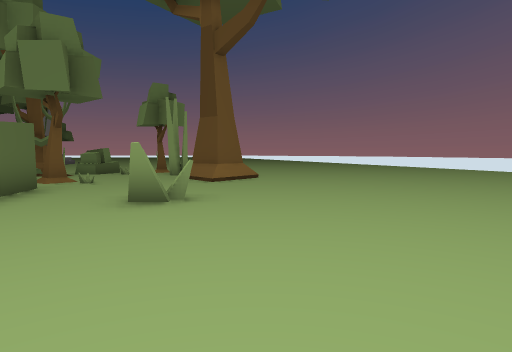
View 1 (above)

24 first-person views from a walk through a Unity game level. The camera is 1.5 m above the floor, tilts 4° down and sees 75° across. The floor is counted in squares, 2 m on a side. Each view is taken from the middle of a square. On the plan, view 1 faces up. The plan holds only what a view shows up to about 11 squares ahead; the rest is blank. The place goes on beyond the plan.

View 2
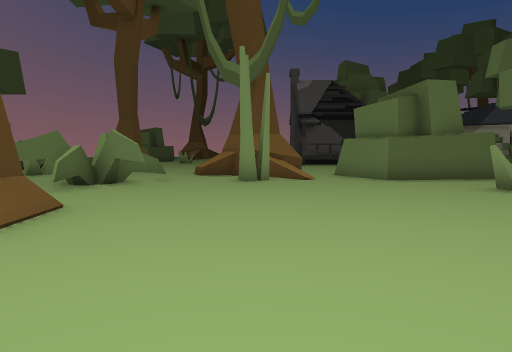

View 3
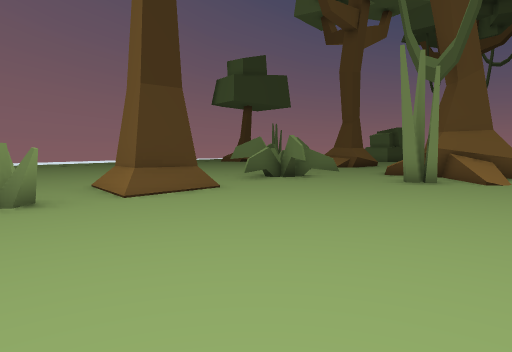

View 4
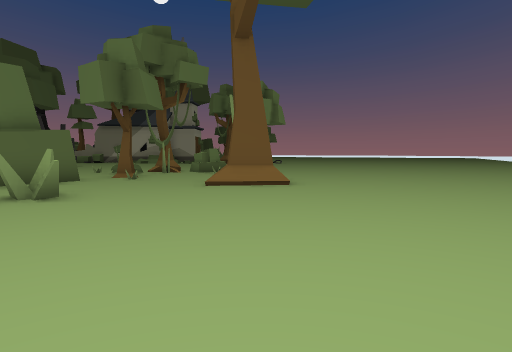

View 5
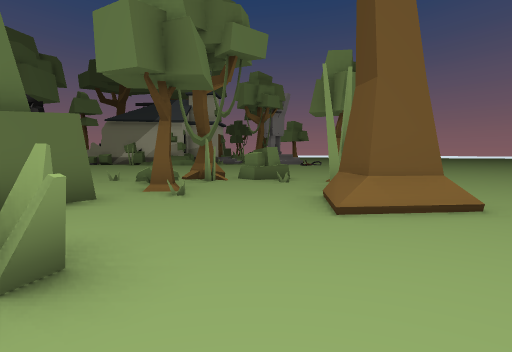

View 6
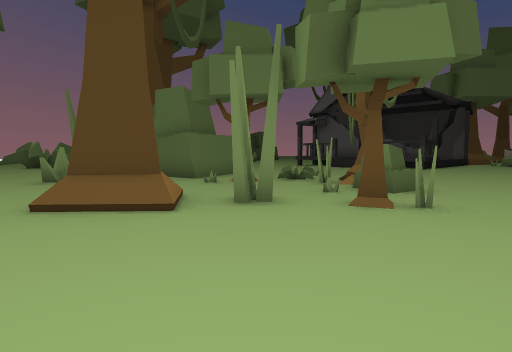

View 7
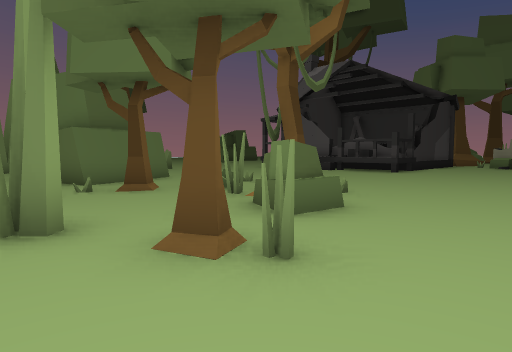

View 8
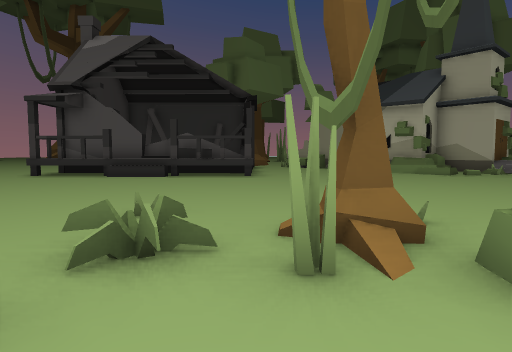

View 9
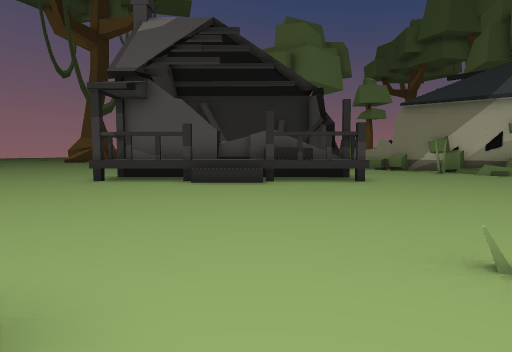

View 10
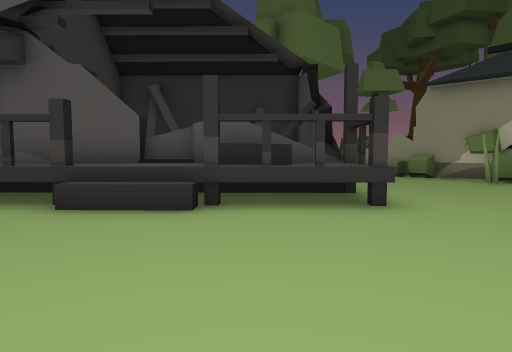

View 11
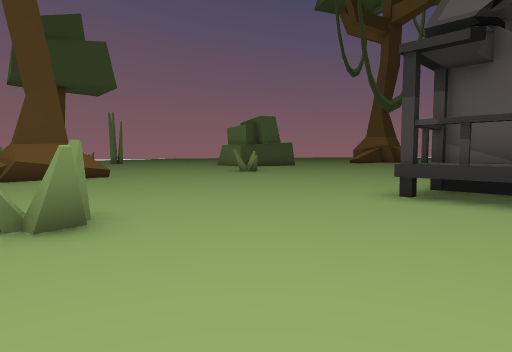

View 12
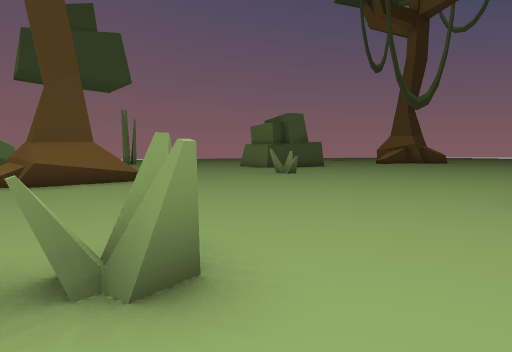

View 13
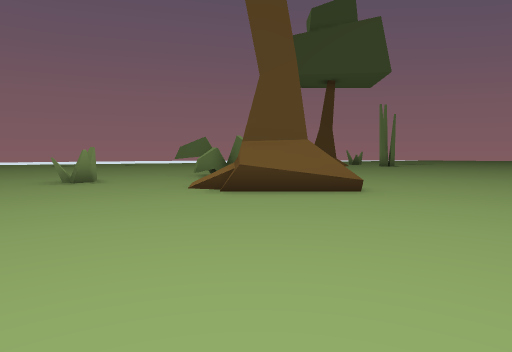

View 14
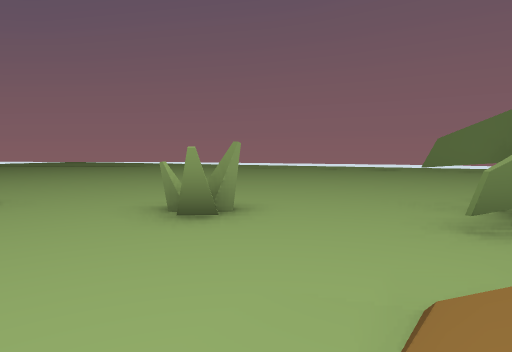

View 15
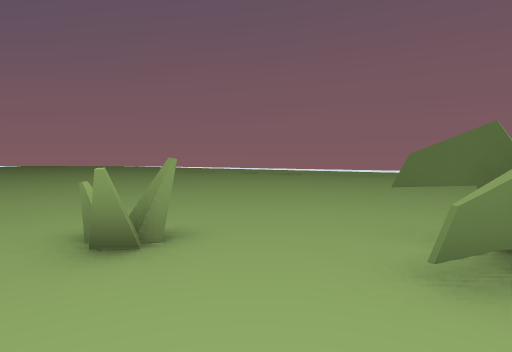

View 16
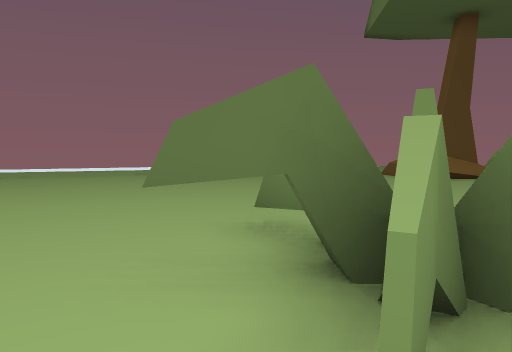

View 17
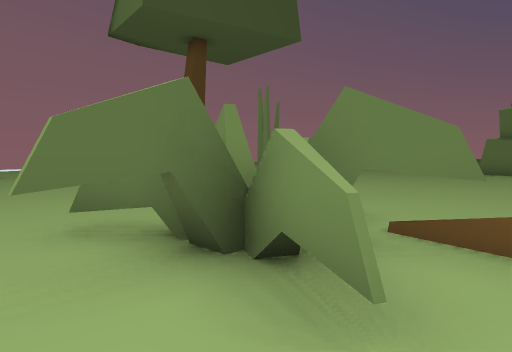

View 18
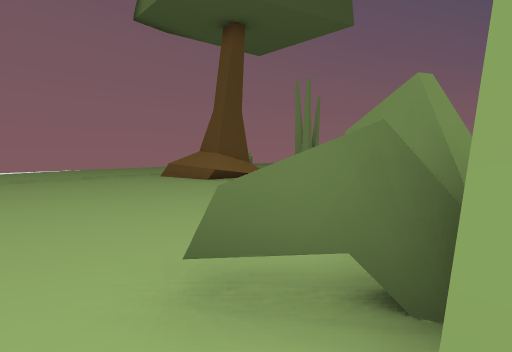

View 19
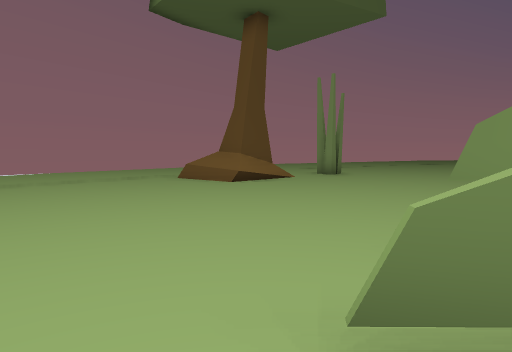

View 20
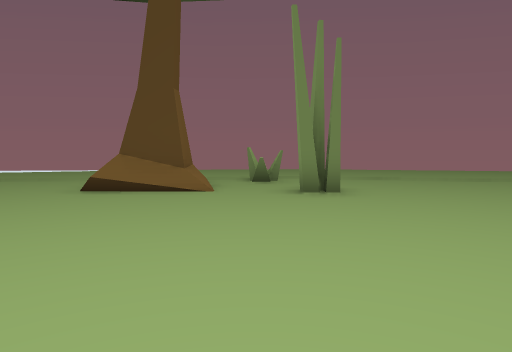

View 21
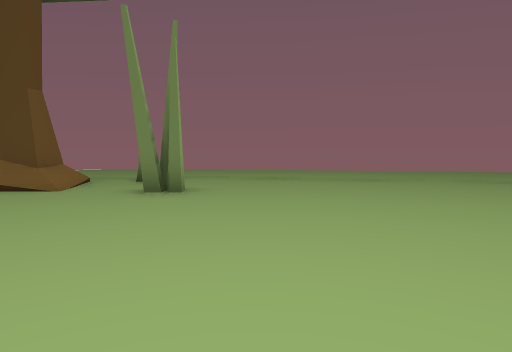

View 22
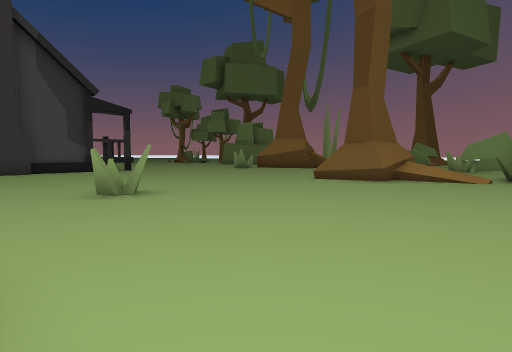

View 23
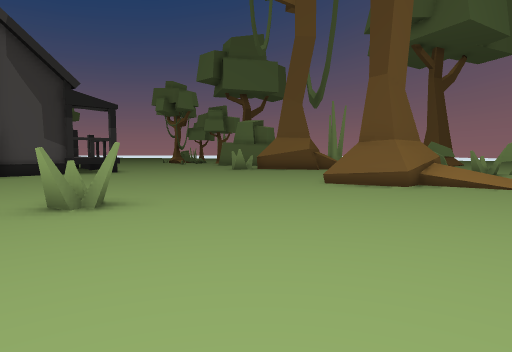

View 24
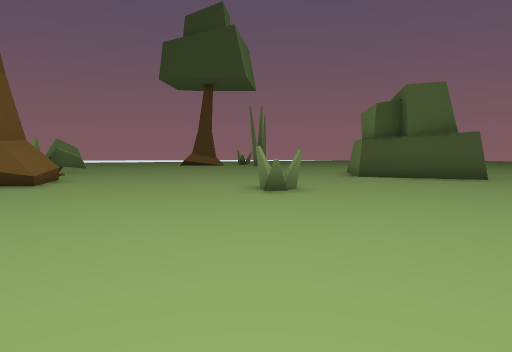

### Floor plan
Key: @ floor where view 1 was taken; # wall or solid block; x gap in a wall; . floor; / step, stairs or slope; = window, fence, low wall or low ledge; H house.
Columns run from 25 left of view 1 to 5 right of it. Each row starts with its distance up from view 1.
 15           ......   ..........
 14      ###......................
 13     ##...............#........
 12     #..............#..........
 11        ...........#...#./......
 10      HHHHHH........#.../#=.....
  9     HHHHHHH.......=.....#......
  8     HH   HH....................
  7     HHH HHH.........x..........
  6     HHH HHH.......###..........
  5     HHH HHH.......  ##.#.......
  4     HHHHHHH......   ##.........
  3       ###HH......  ##..........
  2       ...........  ............
  1     ...........####//..........
  0     ............. ##.#...@.....
 -1     .............  #...........
 -2     .............. ...........
 -3    ............... ..##...##.#
 -4   ...................###.. #..
 -5  ....................##..  ..
 -6  ...........###/.......... ..
 -7 .............##/..##.........
 -8 .###..........#...#..........
 -9    #..........#.#...........
-10    #..........###..........
-11     .........  ##.........
-12     .......  .#..........
-13    .....................
-14   .....................
-15   .....................
-16  ......................
-17 ........................
-18 .......#.=##.....  .....#
-19 ..........#=.....     ##.
-20 ##......#........
-21  .#####.#######=#
-22  ....... ..  ....

Where each view was taken, in squares from view 1:
view 1: 0 up, 0 right, facing up
view 2: 0 up, 5 right, facing left
view 3: 3 up, 5 right, facing down-left
view 4: 4 up, 5 right, facing up-left
view 5: 5 up, 1 right, facing up-left
view 6: 15 up, 1 right, facing down-left
view 7: 15 up, 2 left, facing down-left
view 8: 10 up, 4 left, facing left
view 9: 7 up, 6 left, facing left
view 10: 8 up, 10 left, facing left
view 11: 5 up, 9 left, facing down-left
view 12: 3 up, 9 left, facing down-left
view 13: 1 up, 11 left, facing down
view 14: 5 down, 10 left, facing down-right
view 15: 6 down, 10 left, facing down-right
view 16: 8 down, 9 left, facing down
view 17: 8 down, 8 left, facing down-left
view 18: 10 down, 8 left, facing down-left
view 19: 11 down, 8 left, facing down-left
view 20: 11 down, 17 left, facing down
view 21: 11 down, 20 left, facing down
view 22: 11 down, 21 left, facing up-right
view 23: 10 down, 20 left, facing up-right
view 24: 2 up, 18 left, facing down
